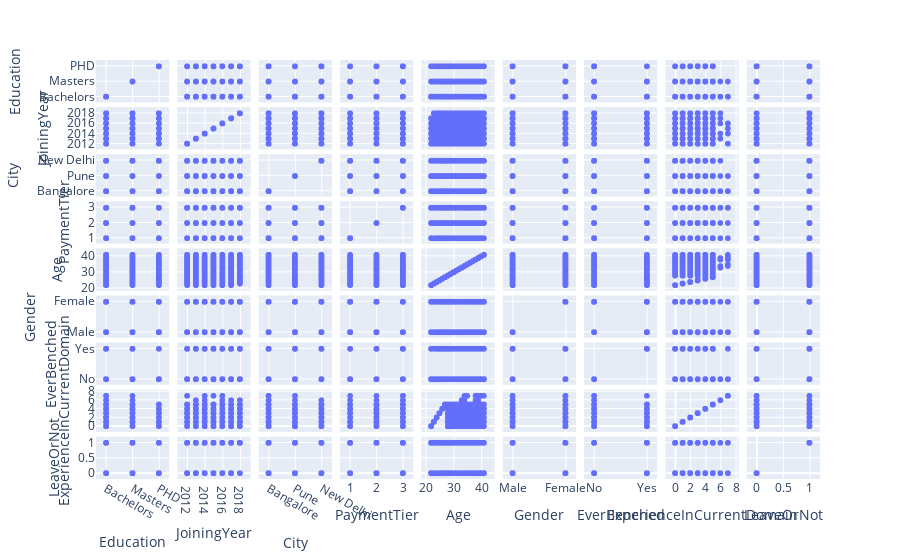

Notebook cell for this chart:
### Code cell
fig = px.scatter_matrix(df)
fig.show()

### Figure 1 — Plotly figure (JSON) as saved in the notebook; plotly's stock layout.template omitted (floating-point values rounded to 4 significant figures; data arrays with more than 128 entries replaced by an {"elided": "..."} marker saying what was removed)
{"data": [{"dimensions": [{"axis": {"matches": true}, "label": "Education", "values": {"elided": "4653 str values"}}, {"axis": {"matches": true}, "label": "JoiningYear", "values": {"elided": "4653 int values"}}, {"axis": {"matches": true}, "label": "City", "values": {"elided": "4653 str values"}}, {"axis": {"matches": true}, "label": "PaymentTier", "values": {"elided": "4653 int values"}}, {"axis": {"matches": true}, "label": "Age", "values": {"elided": "4653 int values"}}, {"axis": {"matches": true}, "label": "Gender", "values": {"elided": "4653 str values"}}, {"axis": {"matches": true}, "label": "EverBenched", "values": {"elided": "4653 str values"}}, {"axis": {"matches": true}, "label": "ExperienceInCurrentDomain", "values": {"elided": "4653 int values"}}, {"axis": {"matches": true}, "label": "LeaveOrNot", "values": {"elided": "4653 int values"}}], "hovertemplate": "%{xaxis.title.text}=%{x}<br>%{yaxis.title.text}=%{y}<extra></extra>", "legendgroup": "", "marker": {"color": "#636efa", "symbol": "circle"}, "name": "", "showlegend": false, "type": "splom"}], "layout": {"dragmode": "select", "legend": {"tracegroupgap": 0}, "margin": {"t": 60}}}
